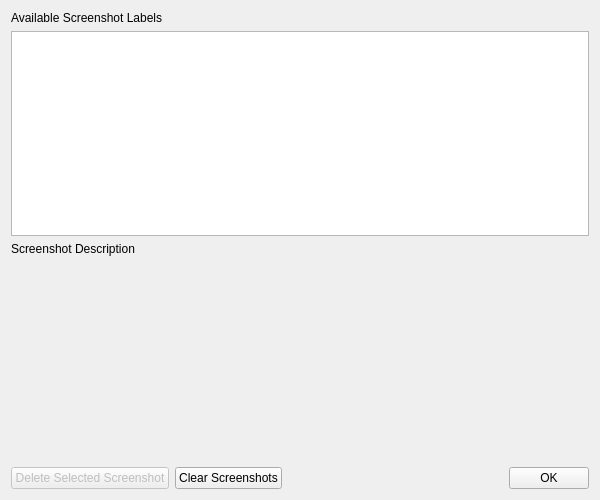
<?xml version="1.0" encoding="UTF-8"?>
<ui version="4.0">
 <class>screenshotDescriptionDialog</class>
 <widget class="QDialog" name="screenshotDescriptionDialog">
  <property name="geometry">
   <rect>
    <x>0</x>
    <y>0</y>
    <width>600</width>
    <height>500</height>
   </rect>
  </property>
  <property name="windowTitle">
   <string>Screenshot Description Browser</string>
  </property>
  <layout class="QVBoxLayout" name="verticalLayout_2">
   <item>
    <layout class="QVBoxLayout" name="v_layout">
     <item>
      <widget class="QLabel" name="label">
       <property name="text">
        <string>Available Screenshot Labels</string>
       </property>
      </widget>
     </item>
     <item>
      <widget class="QListWidget" name="scr_list_LW">
       <property name="selectionMode">
        <enum>QAbstractItemView::SingleSelection</enum>
       </property>
      </widget>
     </item>
     <item>
      <widget class="QLabel" name="label_2">
       <property name="text">
        <string>Screenshot Description</string>
       </property>
      </widget>
     </item>
     <item>
      <spacer name="verticalSpacer">
       <property name="orientation">
        <enum>Qt::Vertical</enum>
       </property>
       <property name="sizeHint" stdset="0">
        <size>
         <width>20</width>
         <height>200</height>
        </size>
       </property>
      </spacer>
     </item>
     <item>
      <layout class="QHBoxLayout" name="horizontalLayout">
       <item>
        <widget class="QPushButton" name="delete_selected_PB">
         <property name="enabled">
          <bool>false</bool>
         </property>
         <property name="text">
          <string>Delete Selected Screenshot</string>
         </property>
        </widget>
       </item>
       <item>
        <widget class="QPushButton" name="clear_screenshots_PB">
         <property name="text">
          <string>Clear Screenshots</string>
         </property>
        </widget>
       </item>
       <item>
        <spacer name="horizontalSpacer">
         <property name="orientation">
          <enum>Qt::Horizontal</enum>
         </property>
         <property name="sizeHint" stdset="0">
          <size>
           <width>40</width>
           <height>20</height>
          </size>
         </property>
        </spacer>
       </item>
       <item>
        <widget class="QPushButton" name="ok_PB">
         <property name="text">
          <string>OK</string>
         </property>
        </widget>
       </item>
      </layout>
     </item>
    </layout>
   </item>
  </layout>
 </widget>
 <resources/>
 <connections>
  <connection>
   <sender>ok_PB</sender>
   <signal>clicked()</signal>
   <receiver>screenshotDescriptionDialog</receiver>
   <slot>accept()</slot>
   <hints>
    <hint type="sourcelabel">
     <x>361</x>
     <y>233</y>
    </hint>
    <hint type="destinationlabel">
     <x>248</x>
     <y>216</y>
    </hint>
   </hints>
  </connection>
 </connections>
</ui>
